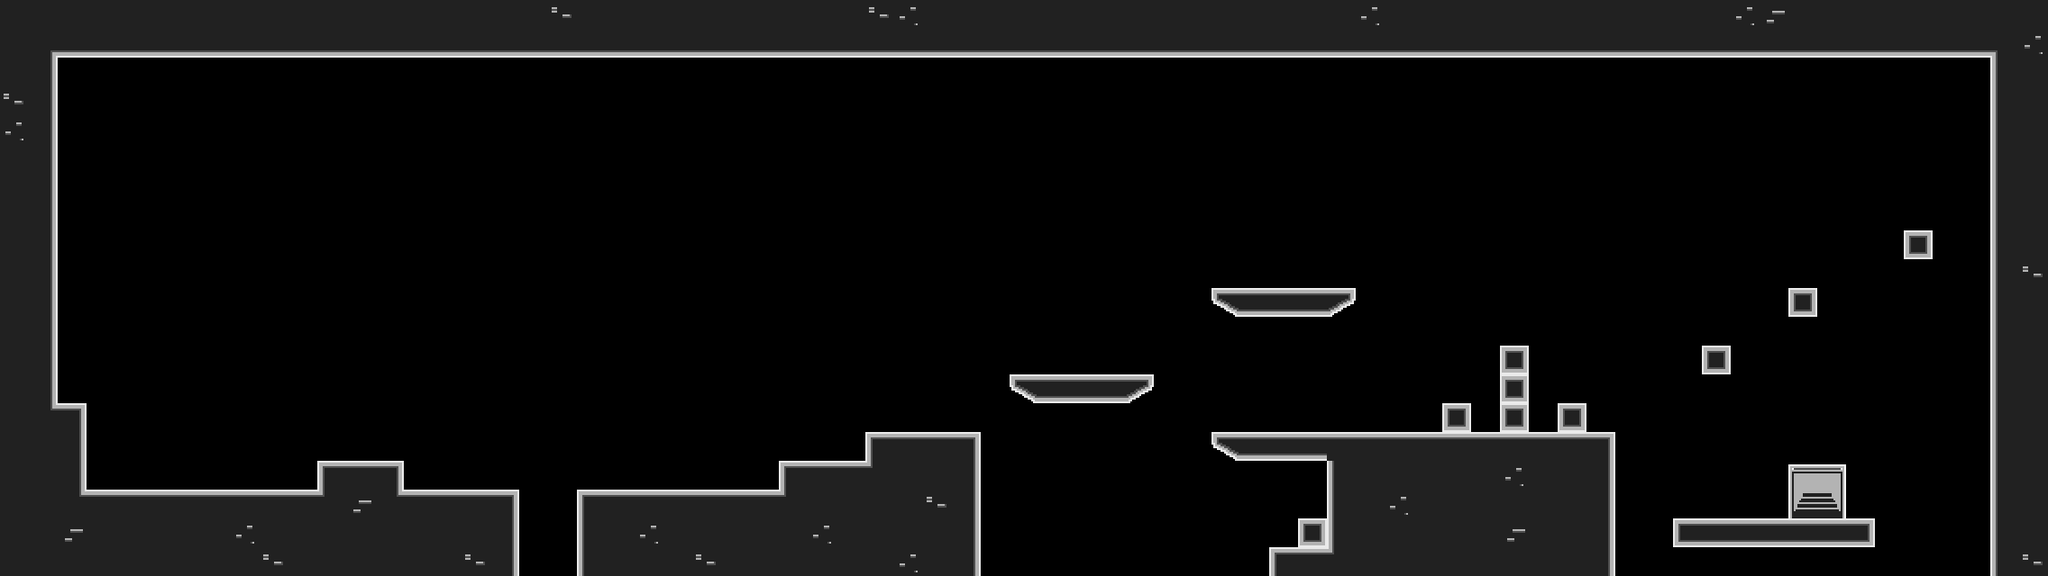

Rendered tile map (Tiled .tmx) drawn with the repository's tilesets; below, a short description and the full map source, tile grids included:
An orthogonal 71x20 tile map with 32x32 px tiles, 1 tile layer (Tile Layer 1).

<map version="1.2" tiledversion="1.2.4" orientation="orthogonal" renderorder="right-down" width="71" height="20" tilewidth="32" tileheight="32" infinite="0" nextlayerid="3" nextobjectid="1">
 <tileset firstgid="1" source="../tilemap-main.tsx" />
 <layer id="2" name="Tile Layer 1" width="71" height="20">
  <data encoding="csv">
10,10,10,10,10,10,10,10,10,10,10,10,10,10,10,10,10,10,10,35,10,10,10,10,10,10,10,10,10,10,35,36,10,10,10,10,10,10,10,10,10,10,10,10,10,10,10,36,10,10,10,10,10,10,10,10,10,10,10,10,36,34,10,10,10,10,10,10,10,10,10,
10,20,18,18,18,18,18,18,18,18,18,18,18,18,18,18,18,18,18,18,18,18,18,18,18,18,18,18,18,18,18,18,18,18,18,18,18,18,18,18,18,18,18,18,18,18,18,18,18,18,18,18,18,18,18,18,18,18,18,18,18,18,18,18,18,18,18,18,18,21,36,
10,11,0,0,0,0,0,0,0,0,0,0,0,0,0,0,0,0,0,0,0,0,0,0,0,0,0,0,0,0,0,0,0,0,0,0,0,0,0,0,0,0,0,0,0,0,0,0,0,0,0,0,0,0,0,0,0,0,0,0,0,0,0,0,0,0,0,0,0,9,10,
35,11,0,0,0,0,0,0,0,0,0,0,0,0,0,0,0,0,0,0,0,0,0,0,0,0,0,0,0,0,0,0,0,0,0,0,0,0,0,0,0,0,0,0,0,0,0,0,0,0,0,0,0,0,0,0,0,0,0,0,0,0,0,0,0,0,0,0,0,9,10,
36,11,0,0,0,0,0,0,0,0,0,0,0,0,0,0,0,0,0,0,0,0,0,0,0,0,0,0,0,0,0,0,0,0,0,0,0,0,0,0,0,0,0,0,0,0,0,0,0,0,0,0,0,0,0,0,0,0,0,0,0,0,0,0,0,0,0,0,0,9,10,
10,11,0,0,0,0,0,0,0,0,0,0,0,0,0,0,0,0,0,0,0,0,0,0,0,0,0,0,0,0,0,0,0,0,0,0,0,0,0,0,0,0,0,0,0,0,0,0,0,0,0,0,0,0,0,0,0,0,0,0,0,0,0,0,0,0,0,0,0,9,10,
10,11,0,0,0,0,0,0,0,0,0,0,0,0,0,0,0,0,0,0,0,0,0,0,0,0,0,0,0,0,0,0,0,0,0,0,0,0,0,0,0,0,0,0,0,0,0,0,0,0,0,0,0,0,0,0,0,0,0,0,0,0,0,0,0,0,0,0,0,9,10,
10,11,0,0,0,0,0,0,0,0,0,0,0,0,0,0,0,0,0,0,0,0,0,0,0,0,0,0,0,0,0,0,0,0,0,0,0,0,0,0,0,0,0,0,0,0,0,0,0,0,0,0,0,0,0,0,0,0,0,0,0,0,0,0,0,0,0,0,0,9,10,
10,11,0,0,0,0,0,0,0,0,0,0,0,0,0,0,0,0,0,0,0,0,0,0,0,0,0,0,0,0,0,0,0,0,0,0,0,0,0,0,0,0,0,0,0,0,0,0,0,0,0,0,0,0,0,0,0,0,0,0,0,0,0,0,0,0,33,0,0,9,10,
10,11,0,0,0,0,0,0,0,0,0,0,0,0,0,0,0,0,0,0,0,0,0,0,0,0,0,0,0,0,0,0,0,0,0,0,0,0,0,0,0,0,0,0,0,0,0,0,0,0,0,0,0,0,0,0,0,0,0,0,0,0,0,0,0,0,0,0,0,9,35,
10,11,0,0,0,0,0,0,0,0,0,0,0,0,0,0,0,0,0,0,0,0,0,0,0,0,0,0,0,0,0,0,0,0,0,0,0,0,0,0,0,0,6,26,26,26,7,0,0,0,0,0,0,0,0,0,0,0,0,0,0,0,33,0,0,0,0,0,0,9,10,
10,11,0,0,0,0,0,0,0,0,0,0,0,0,0,0,0,0,0,0,0,0,0,0,0,0,0,0,0,0,0,0,0,0,0,0,0,0,0,0,0,0,0,0,0,0,0,0,0,0,0,0,0,0,0,0,0,0,0,0,0,0,0,0,0,0,0,0,0,9,10,
10,11,0,0,0,0,0,0,0,0,0,0,0,0,0,0,0,0,0,0,0,0,0,0,0,0,0,0,0,0,0,0,0,0,0,0,0,0,0,0,0,0,0,0,0,0,0,0,0,0,0,0,33,0,0,0,0,0,0,33,0,0,0,0,0,0,0,0,0,9,10,
10,11,0,0,0,0,0,0,0,0,0,0,0,0,0,0,0,0,0,0,0,0,0,0,0,0,0,0,0,0,0,0,0,0,0,6,26,26,26,7,0,0,0,0,0,0,0,0,0,0,0,0,33,0,0,0,0,0,0,0,0,0,0,0,0,0,0,0,0,9,10,
10,28,3,0,0,0,0,0,0,0,0,0,0,0,0,0,0,0,0,0,0,0,0,0,0,0,0,0,0,0,0,0,0,0,0,0,0,0,0,0,0,0,0,0,0,0,0,0,0,0,33,0,33,0,33,0,0,0,0,0,0,0,0,0,0,0,0,0,0,9,10,
10,10,11,0,0,0,0,0,0,0,0,0,0,0,0,0,0,0,0,0,0,0,0,0,0,0,0,0,0,0,1,2,2,3,0,0,0,0,0,0,0,0,6,26,26,26,2,2,2,2,2,2,2,2,2,3,0,0,0,0,0,0,0,0,0,0,0,0,0,9,10,
10,10,11,0,0,0,0,0,0,0,0,1,2,3,0,0,0,0,0,0,0,0,0,0,0,0,0,1,2,2,29,10,10,11,0,0,0,0,0,0,0,0,0,0,0,0,9,10,10,10,10,10,36,10,10,11,0,0,0,0,0,0,4,5,0,0,0,0,0,9,10,
10,10,28,2,2,2,2,2,2,2,2,29,34,28,2,2,2,3,0,0,1,2,2,2,2,2,2,29,10,10,10,10,35,11,0,0,0,0,0,0,0,0,0,0,0,0,9,10,36,10,10,10,10,10,10,11,0,0,0,0,0,0,12,13,0,0,0,0,0,9,10,
10,10,34,10,10,10,10,10,36,10,10,10,10,10,10,10,10,11,0,0,9,10,36,10,10,10,10,10,36,10,10,10,10,11,0,0,0,0,0,0,0,0,0,0,0,33,9,10,10,10,10,10,34,10,10,11,0,0,25,26,26,26,26,26,27,0,0,0,0,9,10,
10,10,10,10,10,10,10,10,10,35,10,10,10,10,10,10,35,11,0,0,9,10,10,10,35,10,10,10,10,10,10,36,10,11,0,0,0,0,0,0,0,0,0,0,1,2,29,10,10,10,10,10,10,10,10,11,0,0,0,0,0,0,0,0,0,0,0,0,0,9,35
</data>
 </layer>
</map>